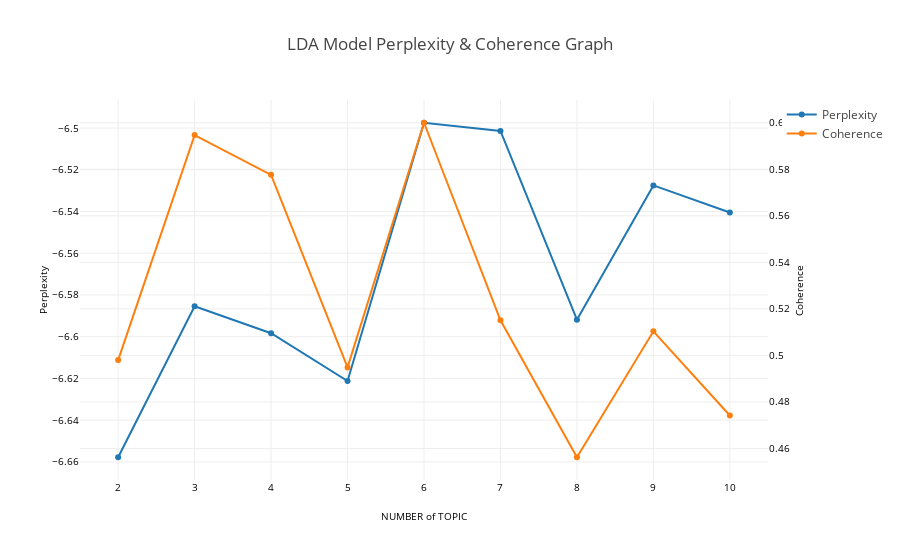

Notebook code cell kept with this figure:
### Code cell
MAX_TOPICS = 10 

#coherence, perplexity
tc.set_plotly()
tc.get_model_validation_graph("lda", tokenized_sentence_list, MAX_TOPICS)

### Figure 1 — Plotly figure (JSON) as saved in the notebook; plotly's stock layout.template omitted (floating-point values rounded to 4 significant figures)
{"data": [{"marker": {}, "name": "Perplexity", "type": "scatter", "x": ["2", "3", "4", "5", "6", "7", "8", "9", "10"], "y": [-6.658, -6.585, -6.598, -6.621, -6.497, -6.501, -6.592, -6.528, -6.54], "yaxis": "y"}, {"marker": {}, "name": "Coherence", "type": "scatter", "x": ["2", "3", "4", "5", "6", "7", "8", "9", "10"], "y": [0.498, 0.5947, 0.5776, 0.4949, 0.6, 0.5151, 0.4563, 0.5104, 0.4742], "yaxis": "y2"}], "layout": {"title": "LDA Model Perplexity & Coherence Graph", "xaxis": {"dtick": 1, "exponentformat": "e", "showexponent": "all", "showticklabels": true, "tickangle": 0, "tickfont": {"color": "black", "size": 10}, "title": "NUMBER of TOPIC", "titlefont": {"color": "black", "size": 10}}, "yaxis": {"exponentformat": "e", "showexponent": "all", "showticklabels": true, "tickangle": 0, "tickfont": {"color": "black", "size": 10}, "title": "Perplexity", "titlefont": {"color": "black", "size": 10}}, "yaxis2": {"overlaying": "y", "showticklabels": true, "side": "right", "tickangle": 0, "tickfont": {"color": "black", "size": 10}, "title": "Coherence", "titlefont": {"color": "black", "size": 10}}}}
